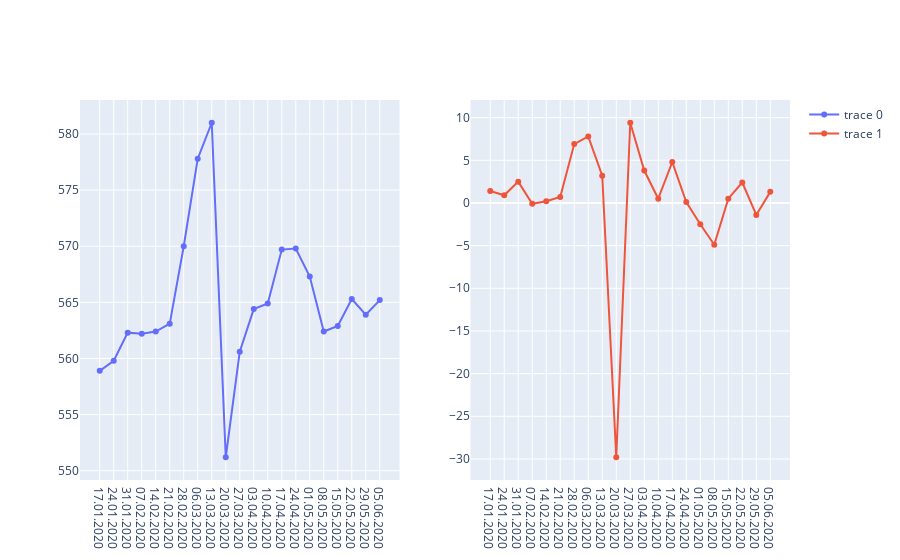

Notebook code for this chart:
### Code cell
fig = make_subplots(1, 2)
fig.add_trace(go.Scatter(x=x, y=y, mode='markers + lines'), 1, 1)
fig.add_trace(go.Scatter(x=x, y=y2, mode='markers + lines'), 1, 2)
fig.show()

### Figure 1 — Plotly figure (JSON) as saved in the notebook; plotly's stock layout.template omitted (floating-point values rounded to 4 significant figures)
{"data": [{"mode": "markers+lines", "type": "scatter", "x": ["17.01.2020", "24.01.2020", "31.01.2020", "07.02.2020", "14.02.2020", "21.02.2020", "28.02.2020", "06.03.2020", "13.03.2020", "20.03.2020", "27.03.2020", "03.04.2020", "10.04.2020", "17.04.2020", "24.04.2020", "01.05.2020", "08.05.2020", "15.05.2020", "22.05.2020", "29.05.2020", "05.06.2020"], "xaxis": "x", "y": [558.9, 559.8, 562.3, 562.2, 562.4, 563.1, 570, 577.8, 581, 551.2, 560.6, 564.4, 564.9, 569.7, 569.8, 567.3, 562.4, 562.9, 565.3, 563.9, 565.2], "yaxis": "y"}, {"mode": "markers+lines", "type": "scatter", "x": ["17.01.2020", "24.01.2020", "31.01.2020", "07.02.2020", "14.02.2020", "21.02.2020", "28.02.2020", "06.03.2020", "13.03.2020", "20.03.2020", "27.03.2020", "03.04.2020", "10.04.2020", "17.04.2020", "24.04.2020", "01.05.2020", "08.05.2020", "15.05.2020", "22.05.2020", "29.05.2020", "05.06.2020"], "xaxis": "x2", "y": [1.4, 0.9, 2.5, -0.1, 0.2, 0.7, 6.9, 7.8, 3.2, -29.8, 9.4, 3.8, 0.5, 4.8, 0.1, -2.5, -4.9, 0.5, 2.4, -1.4, 1.3], "yaxis": "y2"}], "layout": {"autosize": true, "xaxis": {"anchor": "y", "autorange": true, "domain": [0, 0.45], "range": [-1.31, 21.31], "type": "category"}, "xaxis2": {"anchor": "y2", "autorange": true, "domain": [0.55, 1], "range": [-1.31, 21.31], "type": "category"}, "yaxis": {"anchor": "x", "autorange": true, "domain": [0, 1], "range": [549.0, 583.2], "type": "linear"}, "yaxis2": {"anchor": "x2", "autorange": true, "domain": [0, 1], "range": [-32.7, 12.3], "type": "linear"}}}
